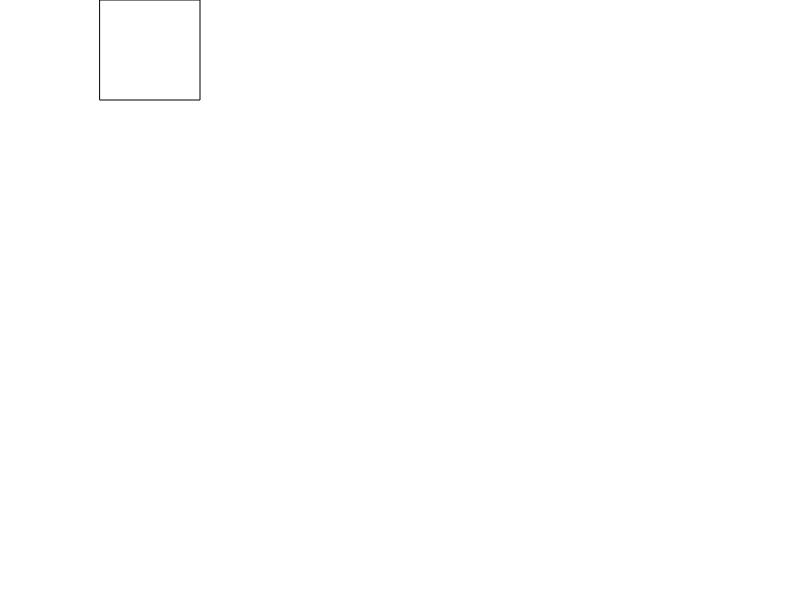
Frame 1 (no input)
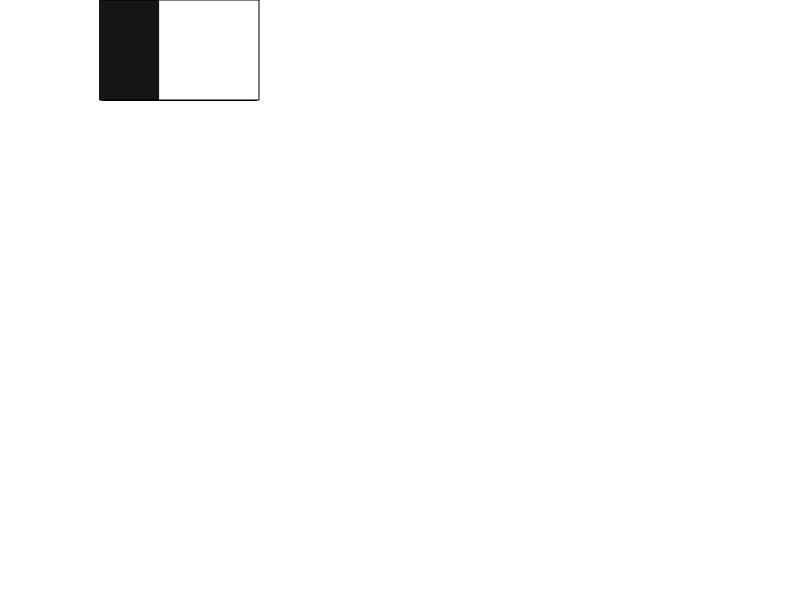
Frame 60 (no input)
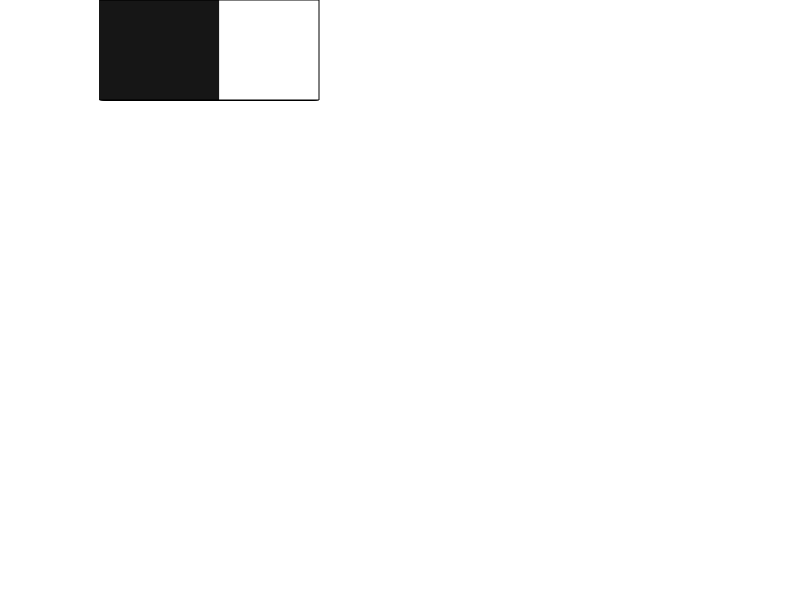
Frame 120 (the mouse pressed at the canvas centre since frame 60)

The p5.js sketch that drew these frames (run headless with seeded random() and noise() and a simulated clock; from frame 60 on, the mouse is pressed at the canvas centre):

// p5.js sketch
// ── sketch.js
let x = 100;
function setup() {
    createCanvas(800, 600);
    background(255);
}

function draw() {
    rect(x, 0, 100, 100);
    x++;
}
